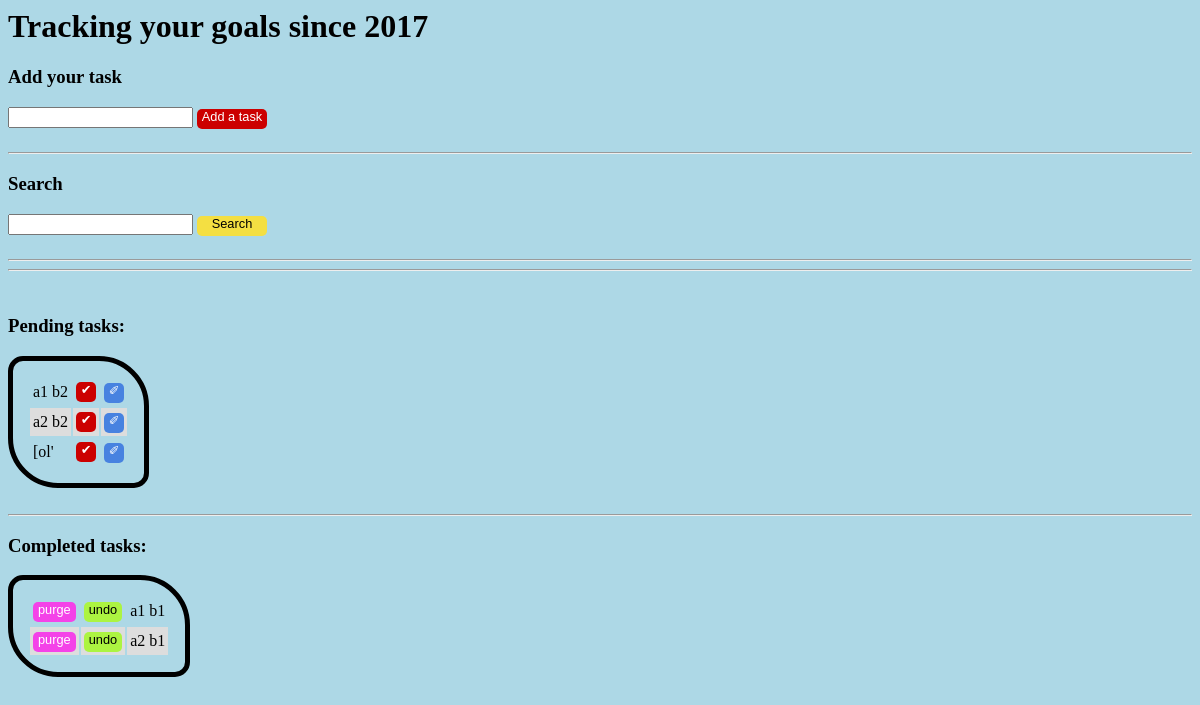
Page /jquerytodolist/ on the earlier database version.
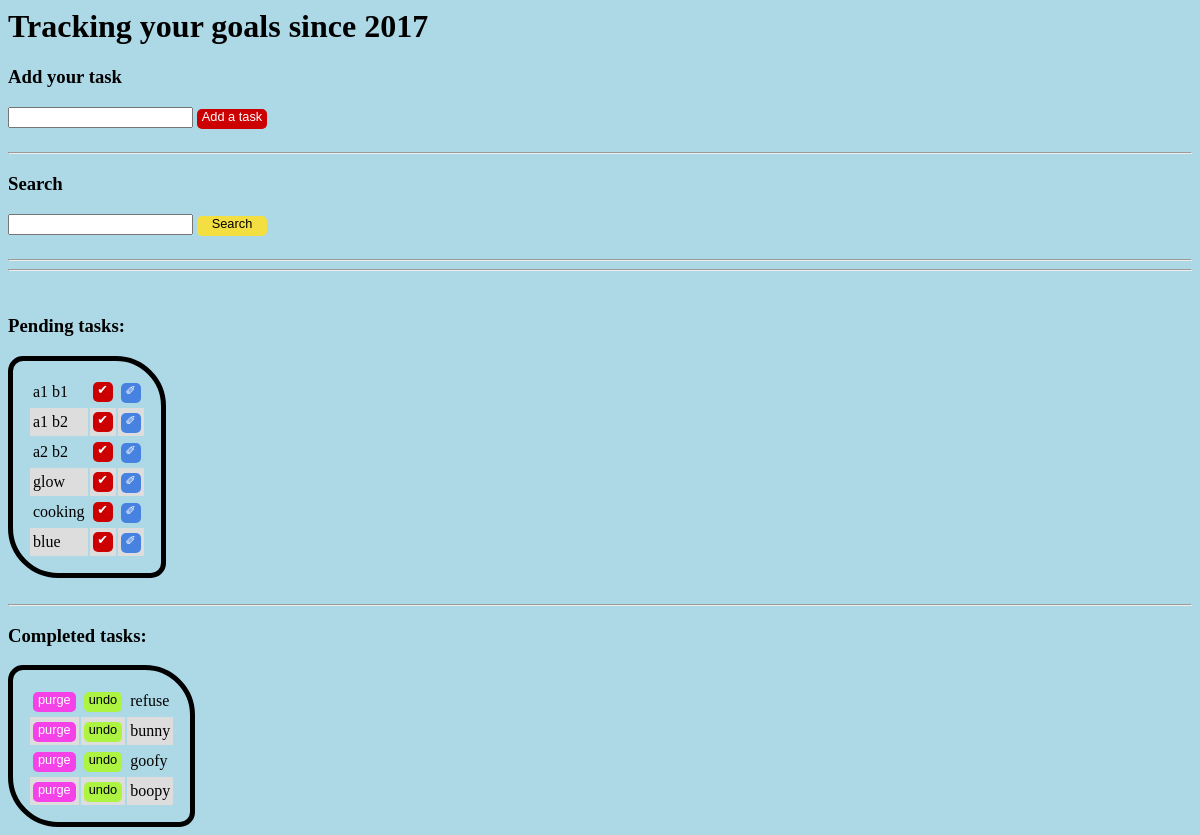
Same page on the later database version.
### jquerytodolist/models.py (models this page shows)
class Task(models.Model):
    LOW = 'LO'
    STANDARD = 'ST'
    HIGH = 'HI'
    IMPORTANCE_OF_TASK = (
        (LOW, 'low'),
        (STANDARD, 'standard'),
        (HIGH, 'high'),
    )
    task_text = models.CharField(max_length=200)
    task_importance = models.CharField(max_length=10, choices=IMPORTANCE_OF_TASK, default=STANDARD)
    creation_date = models.DateField('date added')
    completed=models.BooleanField(default=False)
    def __str__(self):
        return self.task_text

### jquerytodolist/views.py (the view, shortened to what this page needs)
def index(request):
    todo_list = Task.objects.all()
    waiting_todos = todo_list.filter(completed=False)
    tasks_done = todo_list.filter(completed=True)
    print(tasks_done)
    past_search_term = ""
    task_to_be_edited_text = ""
    lastIDinDatabase = ""
    context = {
        'waiting_todos': waiting_todos.order_by("id"),
        'tasks_done': tasks_done.order_by("id"),
    }
    return render(request, 'jquerytodolist/index.html', context)

### jquerytodolist/templates/jquerytodolist/index.html (shortened to what this page needs)
{% load static %}
<head>
	<link rel="stylesheet" type="text/css" href="{% static 'jquerytodolist/style.css' %}" />
</head>
<body>
	<h1 id='h1'>Tracking your goals since 2017</h1>
	<h3>Add your task</h3>
	<form name="todosinput">
		<input id="addTaskBox" type="text" name="taskText" />
	</form>
	<div id="addTask">Add a task</div>
	<br />
	<hr />
	<h3>Search</h3>
	<form name="searchinput">
		<input id="searchTaskBox" type="text" name="searchText" />
	</form>
	<div id="search">Search</div>
	<br />
	<hr />
<hr />
<br />
	<h3>Pending tasks:</h3>
	{% if waiting_todos %}
	<table class="todos">
		{% for task in waiting_todos %}
		<tr data-id={{task.id}}>
			<td> {{task.task_text}} </td>
			<td>
				<div class=completeTask>&#10004;</div>
			</td>
			<td>
				<div class=editTask>&#10000;</div>
			</td>
		</tr>
		{% endfor %}
	</table>
	{% else %}
	<table class="todos" style="display:none"></table>
	<h3 class="noSuchTasks" id="headingMakePendingVisible">No such tasks exist</h3> {% endif %}
	<br />
	<hr />
	<h3>Completed tasks:</h3>
	{% if tasks_done %}
		<table class="completedtodos">
			{% for task in tasks_done %}
				<tr data-id="{{task.id}}">
					<td>
						<div class="deleteSubmission" name="delete_submission_{{task.id}}">purge</div>
					</td>
					<td>
						<div class="undoCompleteTask" name="undo_complete_{{task.id}}">undo</div>
					</td>
					<td>
						{{task.task_text}}
					</td>
				</tr>
			{% endfor %}
		</table>
	{% else %}
		<table class="completedtodos" style="display:none"></table>
		<h3 class="noSuchTasks" id="headingMakeCompletedVisible">No such tasks exist</h3>
	{% endif %}
</body>

Differences in the rows shown:
removed Task: task_text "[ol'", shown under "Pending tasks:"
removed Task: task_text "a2 b1", shown under "Completed tasks:"
changed Task (number 1 of 10 on the later page): moves from the list under "Completed tasks:" to the list under "Pending tasks:"
added Task: task_text "glow", shown under "Pending tasks:"
added Task: task_text "cooking", shown under "Pending tasks:"
added Task: task_text "blue", shown under "Pending tasks:"
added Task: task_text "refuse", shown under "Completed tasks:"
added Task: task_text "bunny", shown under "Completed tasks:"
added Task: task_text "goofy", shown under "Completed tasks:"
added Task: task_text "boopy", shown under "Completed tasks:"
